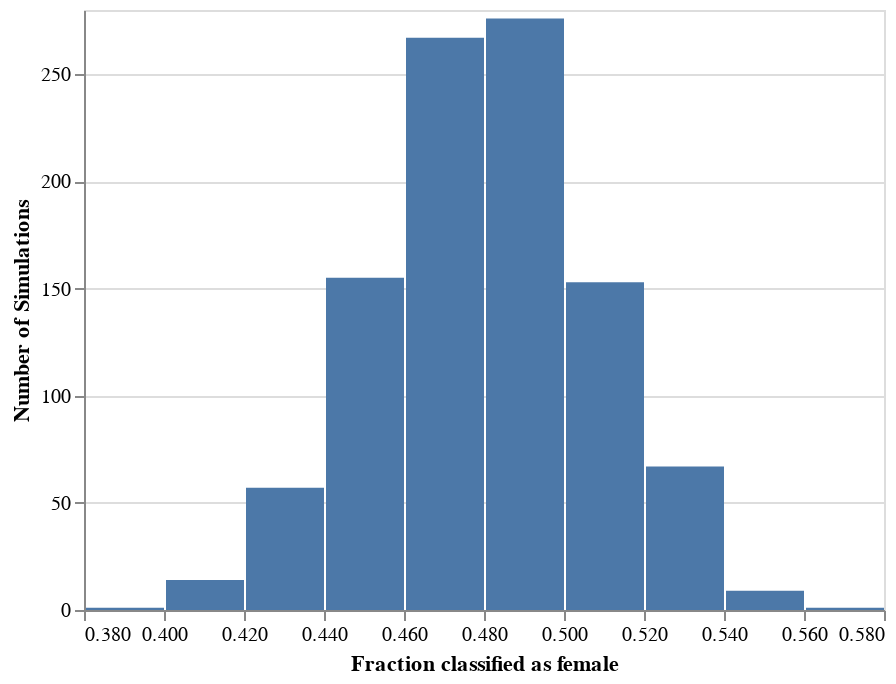

Notebook code for this chart:
### Code cell
frac_female_df = pd.DataFrame({"frac_female" : fraction_female_simulations})

alt.Chart(frac_female_df).mark_bar().encode(
    x=alt.X("frac_female:Q", bin=True, title="Fraction classified as female"),
    y = alt.Y("count()", title="Number of Simulations")
)

### Figure 1 — Vega-Lite specification as saved in the notebook (floating-point values rounded to 4 significant figures; data arrays with more than 128 entries replaced by an {"elided": "..."} marker saying what was removed)
{"config": {"view": {"continuousWidth": 400, "continuousHeight": 300}}, "data": {"name": "data-6d32b213af3bca0b34dff02b4335b090"}, "mark": "bar", "encoding": {"x": {"type": "quantitative", "bin": true, "field": "frac_female", "title": "Fraction classified as female"}, "y": {"type": "quantitative", "aggregate": "count", "title": "Number of Simulations"}}, "$schema": "https://vega.github.io/schema/vega-lite/v4.0.2.json", "datasets": {"data-6d32b213af3bca0b34dff02b4335b090": {"elided": "1000 records"}}}
